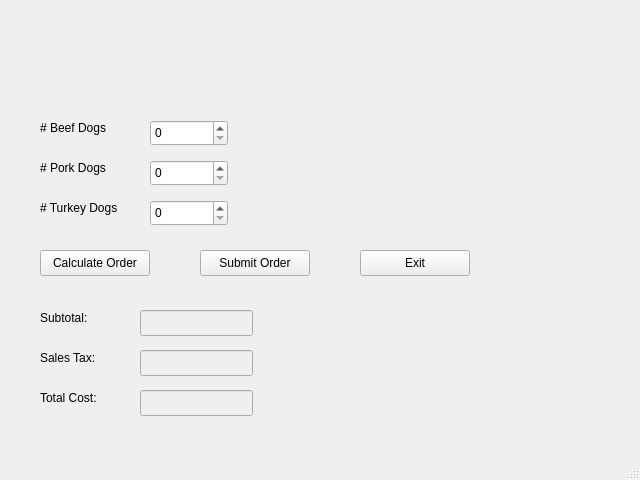
<?xml version="1.0" encoding="UTF-8"?>
<ui version="4.0">
 <class>MainWindow</class>
 <widget class="QMainWindow" name="MainWindow">
  <property name="geometry">
   <rect>
    <x>0</x>
    <y>0</y>
    <width>640</width>
    <height>480</height>
   </rect>
  </property>
  <property name="windowTitle">
   <string>DroneDogs</string>
  </property>
  <widget class="QWidget" name="centralwidget">
   <widget class="QLabel" name="LabelTitle">
    <property name="geometry">
     <rect>
      <x>20</x>
      <y>30</y>
      <width>311</width>
      <height>71</height>
     </rect>
    </property>
    <property name="text">
     <string/>
    </property>
    <property name="pixmap">
     <pixmap>dronedogs_order_form_title_text.png</pixmap>
    </property>
    <property name="scaledContents">
     <bool>true</bool>
    </property>
   </widget>
   <widget class="QLabel" name="LabelLogo">
    <property name="geometry">
     <rect>
      <x>440</x>
      <y>20</y>
      <width>141</width>
      <height>181</height>
     </rect>
    </property>
    <property name="text">
     <string/>
    </property>
    <property name="pixmap">
     <pixmap>DroneDogsLogo.png</pixmap>
    </property>
    <property name="scaledContents">
     <bool>true</bool>
    </property>
   </widget>
   <widget class="QLabel" name="LabelBeefDogs">
    <property name="geometry">
     <rect>
      <x>40</x>
      <y>120</y>
      <width>71</width>
      <height>16</height>
     </rect>
    </property>
    <property name="text">
     <string># Beef Dogs</string>
    </property>
   </widget>
   <widget class="QLabel" name="LabelPorkDogs">
    <property name="geometry">
     <rect>
      <x>40</x>
      <y>160</y>
      <width>71</width>
      <height>16</height>
     </rect>
    </property>
    <property name="text">
     <string># Pork Dogs</string>
    </property>
   </widget>
   <widget class="QLabel" name="LabelTurkeyDogs">
    <property name="geometry">
     <rect>
      <x>40</x>
      <y>200</y>
      <width>81</width>
      <height>16</height>
     </rect>
    </property>
    <property name="text">
     <string># Turkey Dogs</string>
    </property>
   </widget>
   <widget class="QLabel" name="LabelSubtotal">
    <property name="geometry">
     <rect>
      <x>40</x>
      <y>310</y>
      <width>61</width>
      <height>16</height>
     </rect>
    </property>
    <property name="text">
     <string>Subtotal:</string>
    </property>
   </widget>
   <widget class="QLabel" name="LabelSalesTax">
    <property name="geometry">
     <rect>
      <x>40</x>
      <y>350</y>
      <width>61</width>
      <height>16</height>
     </rect>
    </property>
    <property name="text">
     <string>Sales Tax:</string>
    </property>
   </widget>
   <widget class="QLabel" name="LabeTotalCost">
    <property name="geometry">
     <rect>
      <x>40</x>
      <y>390</y>
      <width>61</width>
      <height>16</height>
     </rect>
    </property>
    <property name="text">
     <string>Total Cost:</string>
    </property>
   </widget>
   <widget class="QSpinBox" name="SpinBoxBeefDogs">
    <property name="geometry">
     <rect>
      <x>150</x>
      <y>120</y>
      <width>78</width>
      <height>26</height>
     </rect>
    </property>
   </widget>
   <widget class="QSpinBox" name="SpinBoxPorkDogs">
    <property name="geometry">
     <rect>
      <x>150</x>
      <y>160</y>
      <width>78</width>
      <height>26</height>
     </rect>
    </property>
   </widget>
   <widget class="QSpinBox" name="SpinBoxTurkeyDogs">
    <property name="geometry">
     <rect>
      <x>150</x>
      <y>200</y>
      <width>78</width>
      <height>26</height>
     </rect>
    </property>
   </widget>
   <widget class="QLineEdit" name="LineEditSubtotal">
    <property name="enabled">
     <bool>false</bool>
    </property>
    <property name="geometry">
     <rect>
      <x>140</x>
      <y>310</y>
      <width>113</width>
      <height>26</height>
     </rect>
    </property>
    <property name="alignment">
     <set>Qt::AlignmentFlag::AlignRight|Qt::AlignmentFlag::AlignTrailing|Qt::AlignmentFlag::AlignVCenter</set>
    </property>
    <property name="readOnly">
     <bool>true</bool>
    </property>
   </widget>
   <widget class="QLineEdit" name="LineEditSalesTax">
    <property name="enabled">
     <bool>false</bool>
    </property>
    <property name="geometry">
     <rect>
      <x>140</x>
      <y>350</y>
      <width>113</width>
      <height>26</height>
     </rect>
    </property>
    <property name="alignment">
     <set>Qt::AlignmentFlag::AlignRight|Qt::AlignmentFlag::AlignTrailing|Qt::AlignmentFlag::AlignVCenter</set>
    </property>
    <property name="readOnly">
     <bool>true</bool>
    </property>
   </widget>
   <widget class="QLineEdit" name="LineEditTotalCost">
    <property name="enabled">
     <bool>false</bool>
    </property>
    <property name="geometry">
     <rect>
      <x>140</x>
      <y>390</y>
      <width>113</width>
      <height>26</height>
     </rect>
    </property>
    <property name="alignment">
     <set>Qt::AlignmentFlag::AlignRight|Qt::AlignmentFlag::AlignTrailing|Qt::AlignmentFlag::AlignVCenter</set>
    </property>
    <property name="readOnly">
     <bool>true</bool>
    </property>
   </widget>
   <widget class="QPushButton" name="PushButtonCalcOrder">
    <property name="geometry">
     <rect>
      <x>40</x>
      <y>250</y>
      <width>110</width>
      <height>26</height>
     </rect>
    </property>
    <property name="text">
     <string>Calculate Order</string>
    </property>
   </widget>
   <widget class="QPushButton" name="PushButtonSubmitOrder">
    <property name="geometry">
     <rect>
      <x>200</x>
      <y>250</y>
      <width>110</width>
      <height>26</height>
     </rect>
    </property>
    <property name="text">
     <string>Submit Order</string>
    </property>
   </widget>
   <widget class="QPushButton" name="PushButtonExit">
    <property name="geometry">
     <rect>
      <x>360</x>
      <y>250</y>
      <width>110</width>
      <height>26</height>
     </rect>
    </property>
    <property name="text">
     <string>Exit</string>
    </property>
   </widget>
  </widget>
  <widget class="QMenuBar" name="menubar">
   <property name="geometry">
    <rect>
     <x>0</x>
     <y>0</y>
     <width>640</width>
     <height>33</height>
    </rect>
   </property>
  </widget>
  <widget class="QStatusBar" name="statusbar"/>
 </widget>
 <tabstops>
  <tabstop>SpinBoxBeefDogs</tabstop>
  <tabstop>SpinBoxPorkDogs</tabstop>
  <tabstop>SpinBoxTurkeyDogs</tabstop>
  <tabstop>PushButtonCalcOrder</tabstop>
  <tabstop>PushButtonSubmitOrder</tabstop>
  <tabstop>PushButtonExit</tabstop>
  <tabstop>LineEditSubtotal</tabstop>
  <tabstop>LineEditSalesTax</tabstop>
  <tabstop>LineEditTotalCost</tabstop>
 </tabstops>
 <resources/>
 <connections/>
</ui>
